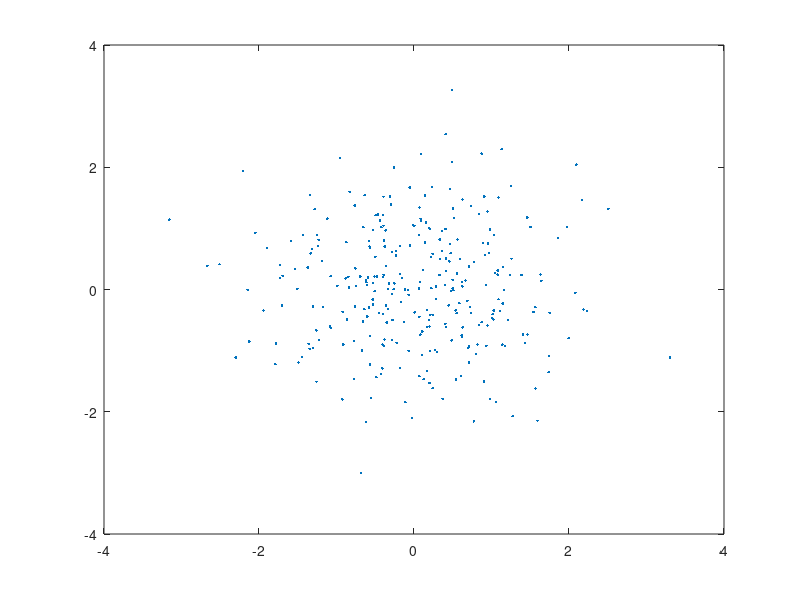

Write the MATLAB code that produced this figure. (Note: this script raises an error after producing the figure.)
% kernel PCA learn
% Case: % explicity kernel

addpath('/home/xyy/matcode/eigen_study/');

% Select kernel function
switch 3
case 1
  ker = @(x, y) (x' * y + 1).^2;
  % this kernel has max dimension 6, since only 6 terms in second order poly.
  % the feature map looks like this
  % 1 + 2 * (x'*y) + (x'*y)^2
  listupper = @(A) triu(A)(triu(ones(length(A)))>0);
  f_feature = @(x) [1; sqrt(2)*x; listupper(x*x'*sqrt(2) - (sqrt(2)-1)*diag(x.*x))];
  % correctness test
	%	x1 = randn(2,1);
	%	y1 = randn(2,1);
	%	ker(x1, y1) - f_feature(x1)' * f_feature(y1)
case 2
  ker = @(x, y) (x' * y + 1).^3;
  % like wise, this dim 10
case 3
  sigma = 0.1;  % 0.1=interesting gaussian, 5=no much change to the original space,but still seperable in pc3.
  ker = @(x, y) exp(-sum((permute(x, [2,3,1]) - permute(y, [3,2,1])).^2, 3) / (2*sigma^2));
end

% Generate test data
switch 2
case 1
	% circ
	n1 = 100;
	r_d = [
	0.1 + 0.1*rand(1,n1), 1 + 0.2*rand(1,n1), 3 + 0.9*rand(1,n1)
	];
	th_d = 2*pi*rand(1, 3*n1);
	p_d = r_d .* [cos(th_d); sin(th_d)];
	n = size(p_d, 2);
case 2
  n = 300;
  p_d = randn(2, n);
end

% data set scatter plot
figure(3);
plot(p_d(1,:), p_d(2,:), '.');

% Get Gramian matrix and its eigen decomposition
G = ker(p_d, p_d);
% center the data in feature space
G = G - ones(1,n)/n * G - G * ones(n,1)/n + sum(G(:))/n/n;
[evecs, evals] = eigh((G+G')/2);

% remove zero eigen space
evecs(:, evals < n*1e-12) = [];
evals(evals < n*1e-12) = [];
%evals(evals < 0) = 0;

% normalization in feature space
evecs = evecs .* (1 ./ sqrt(evals'));
evals = evals / n;

% eigenvalue plot
figure(10);
plot(evals, '-o');
ylabel('eigval');
%plot(log10(evals), '-o');
%ylabel('log10(eigval)');

% Get PCA amplitude
pc = evecs' * G;

% PCA plot
figure(12);
plot(pc(1,:), pc(2,:), '.o');
xlabel('pca1');
ylabel('pca2');

% PCA plot 3D
figure(13);
plot3(pc(1,:), pc(2,:), pc(3,:), '.o');
xlabel('pca1');
ylabel('pca2');
ylabel('pca3');

% eigen component plot. i.e. rough clusting that belong to a eig
figure(15);
plot(1:n, evecs(:,1), 1:n, evecs(:,2), 1:n, evecs(:,2), '-o');
xlabel('sample index');

idp1 = evecs(:,1) > 1/sqrt(evals(1))/n;
idp2 = evecs(:,2) > 1/sqrt(evals(2))/n;

figure(17);
plot(p_d(1,:), p_d(2,:), '.g', ...
     p_d(1,idp1), p_d(2,idp1), 'o', ...
     p_d(1,idp2), p_d(2,idp2), 'o');


if 0

	% check correctness of kernel PCA algorithm
	Y = zeros(6, size(p_d,2));
	for j = 1:size(p_d,2)
		Y(:,j) = f_feature(p_d(:,j));
	end
	Y = Y - mean(Y,2);
	[yevec, yeval] = eigh(Y*Y'/n);  % reference answer
	V = Y * evecs;                  % from algo
	% we should have V == yevec in the sense of eigen space
	assert(abs(yevec), abs(V), 1e-10);
	% check principle component
	pc_ref = yevec' * Y;
	assert(abs(pc), abs(pc_ref), 1e-10);

	figure(100);
	plot(yevec(:,1), V(:,1));

	% in genreal impossible
	vs0 = fminsearch(@(v) norm(f_feature(v) - V(:,1)), [0;0]);
end

